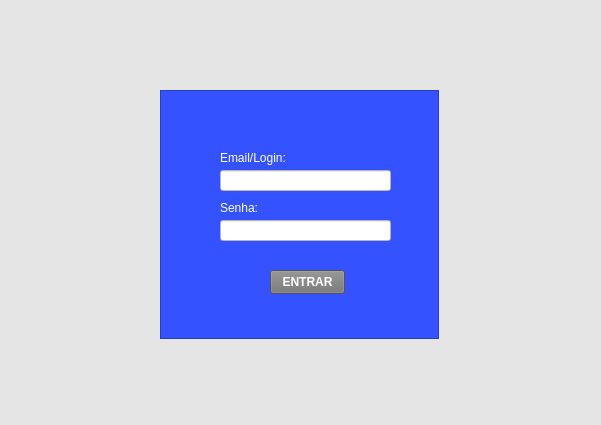
<?xml version="1.0" encoding="UTF-8"?>
<ui version="4.0">
 <class>MainWindow</class>
 <widget class="QMainWindow" name="MainWindow">
  <property name="geometry">
   <rect>
    <x>0</x>
    <y>0</y>
    <width>601</width>
    <height>425</height>
   </rect>
  </property>
  <property name="windowTitle">
   <string>MainWindow</string>
  </property>
  <property name="autoFillBackground">
   <bool>false</bool>
  </property>
  <property name="styleSheet">
   <string notr="true">background-color: rgb(229, 229, 229);</string>
  </property>
  <widget class="QWidget" name="centralwidget">
   <widget class="QFrame" name="frame">
    <property name="geometry">
     <rect>
      <x>160</x>
      <y>90</y>
      <width>279</width>
      <height>249</height>
     </rect>
    </property>
    <property name="layoutDirection">
     <enum>Qt::LayoutDirection::LeftToRight</enum>
    </property>
    <property name="autoFillBackground">
     <bool>false</bool>
    </property>
    <property name="styleSheet">
     <string notr="true">background-color: rgb(52, 82, 255);</string>
    </property>
    <property name="frameShape">
     <enum>QFrame::Shape::StyledPanel</enum>
    </property>
    <property name="frameShadow">
     <enum>QFrame::Shadow::Raised</enum>
    </property>
    <widget class="QLineEdit" name="inputLoginEmail">
     <property name="geometry">
      <rect>
       <x>60</x>
       <y>80</y>
       <width>171</width>
       <height>21</height>
      </rect>
     </property>
     <property name="styleSheet">
      <string notr="true">background-color: rgb(255, 255, 255);
border-color: rgb(0, 0, 0);</string>
     </property>
    </widget>
    <widget class="QLabel" name="label">
     <property name="geometry">
      <rect>
       <x>60</x>
       <y>60</y>
       <width>71</width>
       <height>16</height>
      </rect>
     </property>
     <property name="styleSheet">
      <string notr="true">color: rgb(255, 255, 255);</string>
     </property>
     <property name="text">
      <string>Email/Login:</string>
     </property>
    </widget>
    <widget class="QLabel" name="label_2">
     <property name="geometry">
      <rect>
       <x>60</x>
       <y>110</y>
       <width>71</width>
       <height>16</height>
      </rect>
     </property>
     <property name="styleSheet">
      <string notr="true">color: rgb(255, 255, 255);</string>
     </property>
     <property name="text">
      <string>Senha:</string>
     </property>
    </widget>
    <widget class="QLineEdit" name="inputLoginSenha">
     <property name="geometry">
      <rect>
       <x>60</x>
       <y>130</y>
       <width>171</width>
       <height>21</height>
      </rect>
     </property>
     <property name="styleSheet">
      <string notr="true">background-color: rgb(255, 255, 255);
border-color: rgb(0, 0, 0);</string>
     </property>
    </widget>
    <widget class="QPushButton" name="btnLoginEntrar">
     <property name="geometry">
      <rect>
       <x>110</x>
       <y>180</y>
       <width>75</width>
       <height>24</height>
      </rect>
     </property>
     <property name="font">
      <font>
       <bold>true</bold>
      </font>
     </property>
     <property name="styleSheet">
      <string notr="true">background-color: rgb(116, 116, 116);
alternate-background-color: rgb(226, 226, 226);
color: rgb(255, 255, 255);</string>
     </property>
     <property name="text">
      <string>ENTRAR</string>
     </property>
    </widget>
   </widget>
  </widget>
  <widget class="QStatusBar" name="statusbar"/>
 </widget>
 <resources/>
 <connections/>
</ui>
